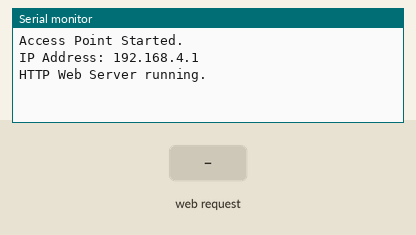
Simulated run of this sketch. Board: ESP32. On the bench: the last lines printed to the serial monitor. The inputs (shaded band) are chosen by the test bench.

Above: at 1.2 s.
1.3 s: HTTP request GET /cmd?c=conv received
At 2.5 s:
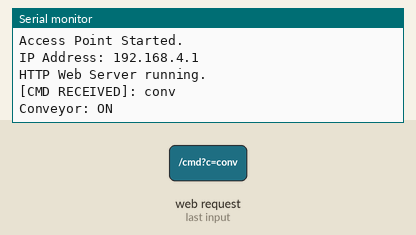
2.8 s: HTTP request GET /cmd?c=auto received
At 3.9 s:
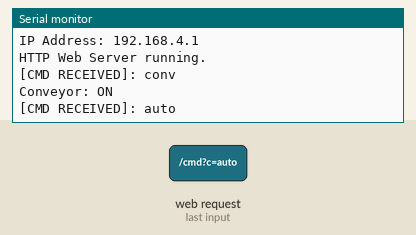
4.3 s: HTTP request GET /cmd?c=stop received
At 5.1 s:
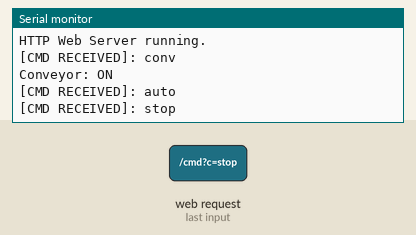
5.8 s: HTTP request GET /cmd?c=fwd received
At 6.2 s:
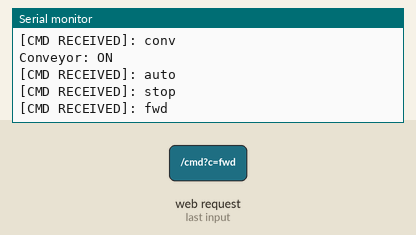
7.3 s: HTTP request GET /cmd?c=1 received
At 8.6 s:
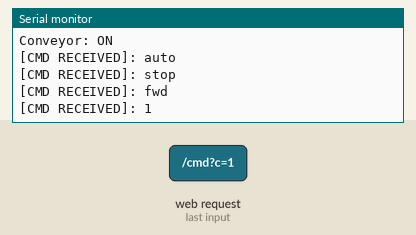

The sketch:

esp32_skimmer_server.ino
```cpp
/*
 * AquaSkim Autonomous USV - ESP32 Web Server Example
 * Serves the offline single-file mission control portal from PROGMEM
 */

#include <WiFi.h>
#include <WebServer.h>
#include "skimmer_portal.h"

// Access Point Credentials
const char* ssid = "TrashBoat_AP";
const char* password = "password123";

WebServer server(80);

// Simulated / Live boat state variables
String currentState = "SEARCH";
String currentTarget = "YES (48)";
float currentDist = 120.5;
float currentYaw = 14.2;
float currentPh = 7.21;
int currentTurb = 45;
bool conveyorActive = false;

void handleRoot() {
  server.send_P(200, "text/html", index_html);
}

void handleStatus() {
  String json = "{";
  json += "\"state\":\"" + currentState + "\",";
  json += "\"target\":\"" + currentTarget + "\",";
  json += "\"dist\":" + String(currentDist, 1) + ",";
  json += "\"yaw\":" + String(currentYaw, 1) + ",";
  json += "\"ph\":" + String(currentPh, 2) + ",";
  json += "\"turb\":" + String(currentTurb) + ",";
  json += "\"conveyor\":" + String(conveyorActive ? "true" : "false");
  json += "}";
  server.send(200, "application/json", json);
}

void handleCmd() {
  if (server.hasArg("c")) {
    String cmd = server.arg("c");
    Serial.print("[CMD RECEIVED]: ");
    Serial.println(cmd);

    if (cmd == "conv") {
      conveyorActive = !conveyorActive;
      Serial.println(conveyorActive ? "Conveyor: ON" : "Conveyor: OFF");
    } else if (cmd == "auto") {
      currentState = "SEARCH";
    } else if (cmd == "stop") {
      currentState = "IDLE";
      conveyorActive = false;
      // Halt all motor PWMs here
    } else if (cmd == "fwd") {
      currentState = "MANUAL";
      // Left PWM = 200, Right PWM = 200
    } else if (cmd == "left") {
      currentState = "MANUAL";
      // Left PWM = -150, Right PWM = 150
    } else if (cmd == "right") {
      currentState = "MANUAL";
      // Left PWM = 150, Right PWM = -150
    } else if (cmd == "rev") {
      currentState = "MANUAL";
      // Left PWM = -180, Right PWM = -180
    }
    server.send(200, "text/plain", "OK: " + cmd);
  } else {
    server.send(400, "text/plain", "Missing c parameter");
  }
}

void setup() {
  Serial.begin(115200);

  // Setup SoftAP
  WiFi.softAP(ssid, password);
  Serial.println("Access Point Started.");
  Serial.print("IP Address: ");
  Serial.println(WiFi.softAPIP()); // Usually 192.168.4.1

  // Routes
  server.on("/", HTTP_GET, handleRoot);
  server.on("/status", HTTP_GET, handleStatus);
  server.on("/cmd", HTTP_GET, handleCmd);

  server.begin();
  Serial.println("HTTP Web Server running.");
}

void loop() {
  server.handleClient();

  // Simulated dynamic sensor updates (replace with real sensor reads)
  // currentDist = readUltrasonic();
  // currentYaw = readMPU6050();
}
```

Source omitted: skimmer_portal.h (23139 bytes)

Measured:
- after the input at 1.3 s, the serial monitor: prints a new line at once (image 1)
- after the input at 2.8 s, the serial monitor: prints a new line at once (image 2)
- after the input at 4.3 s, the serial monitor: prints a new line at once (image 3)
- after the input at 5.8 s, the serial monitor: prints a new line at once (image 4)
- after the input at 7.3 s, the serial monitor: prints a new line at once (image 5)
